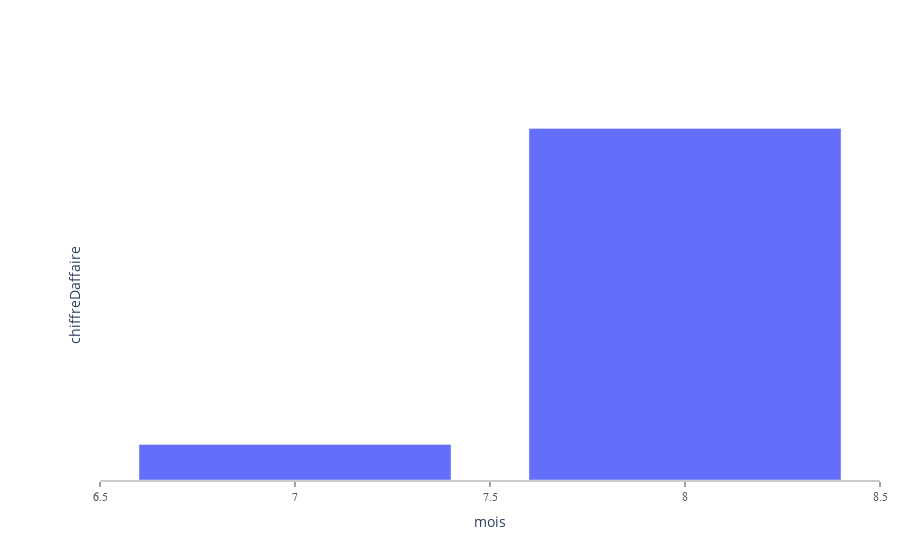

Write notebook code for a chart like this one.
### Code cell
drawBar("SELECT MONTH(date_vente) AS mois, SUM(montant) AS chiffreDaffaire FROM vente GROUP BY MONTH(date_vente)")

### Figure 1 — Plotly figure (JSON) as saved in the notebook; plotly's stock layout.template omitted (floating-point values rounded to 4 significant figures)
{"data": [{"alignmentgroup": "True", "hovertemplate": "mois=%{x}<br>chiffreDaffaire=%{y}<extra></extra>", "legendgroup": "", "marker": {"color": "#636efa", "pattern": {"shape": ""}}, "name": "", "offsetgroup": "", "orientation": "v", "showlegend": false, "textposition": "auto", "type": "bar", "x": [7, 8], "xaxis": "x", "y": [2090000, 20645000], "yaxis": "y"}], "layout": {"autosize": false, "barmode": "relative", "legend": {"tracegroupgap": 0}, "margin": {"autoexpand": false, "l": 100, "r": 20, "t": 110}, "plot_bgcolor": "white", "showlegend": false, "xaxis": {"anchor": "y", "domain": [0, 1], "linecolor": "rgb(204, 204, 204)", "linewidth": 2, "showgrid": false, "showline": true, "showticklabels": true, "tickfont": {"color": "rgb(82, 82, 82)", "family": "Arial", "size": 12}, "ticks": "outside", "title": {"text": "mois"}}, "yaxis": {"anchor": "x", "domain": [0, 1], "showgrid": false, "showline": false, "showticklabels": false, "title": {"text": "chiffreDaffaire"}, "zeroline": false}}}
